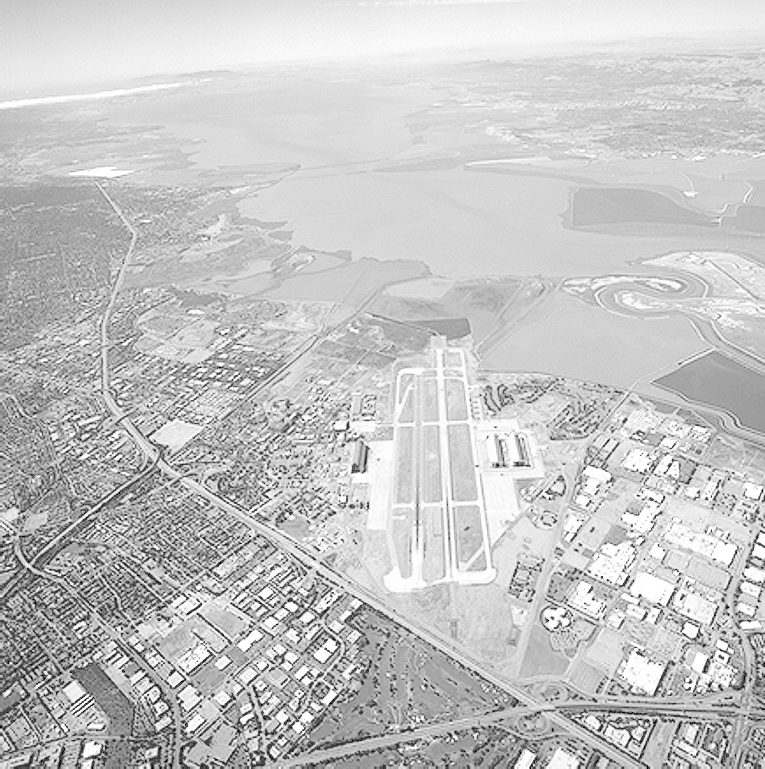
#> input picture images/runway.png, 765 x 769 px
$ jupyter execute q3.ipynb
#> lines starting #> are read from the running program, lines starting #| are printed output that depends on the picture
#> further down, im is the input picture: shape (769, 765); min 0, max 255, mean 197.1
[cell 1]
import numpy as np
import cv2 as cv
import matplotlib.pyplot as plt

def equalizeHistogram(image):
    hist, bins = np.histogram(image.flatten(), 256, [0, 256])
#> hist = 256 values, max 15137 at index 213, min 0 at index 1, mean 2298; bins = 257 values from 0 to 256

    cdf = hist.cumsum()
#> cdf = 256 values from 875 to 588285
    cdf_m = np.ma.masked_equal(cdf, 0)
    cdf_m = (cdf_m - cdf_m.min()) * 255 / (cdf_m.max() - cdf_m.min())
    cdf = np.ma.filled(cdf_m, 0).astype(np.uint8)
#> cdf = 256 values from 0 to 255

    return cdf[image]
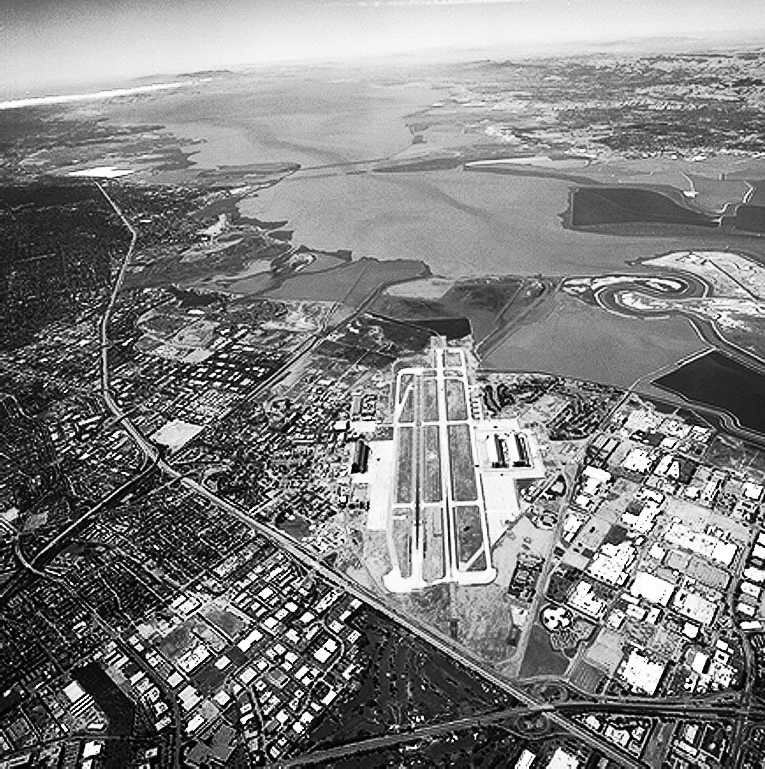
#> returned value: shape (769, 765); min 0, max 255, mean 128.2

im = cv.imread('images/runway.png', cv.IMREAD_GRAYSCALE)
assert im is not None, 'Image not found'

new_im = equalizeHistogram(im)

hist_im = cv.calcHist([im], [0], None, [256], [0, 256]).flatten()
#> hist_im has the same summary as hist in equalizeHistogram
hist_new_im = cv.calcHist([new_im], [0], None, [256], [0, 256]).flatten()
#> hist_new_im = 256 values, max 15137 at index 153, min 0 at index 3, mean 2298

fig, ax = plt.subplots(2, 2, figsize=(8, 6))

ax[0, 0].set_title('Histogram of Original (Runway)')
ax[0, 0].bar(range(256), hist_im, color='blue', alpha=0.7)

ax[0, 1].set_title('Histogram of Equalized (Custom Function)')
ax[0, 1].bar(range(256), hist_new_im, color='green', alpha=0.7)

ax[1, 0].set_title('Original Image')
ax[1, 0].imshow(im, cmap='gray', vmin=0, vmax=255)
ax[1, 0].axis('off')

ax[1, 1].set_title('Equalized Image')
ax[1, 1].imshow(new_im, cmap='gray', vmin=0, vmax=255)
ax[1, 1].axis('off')

plt.tight_layout()
plt.show()
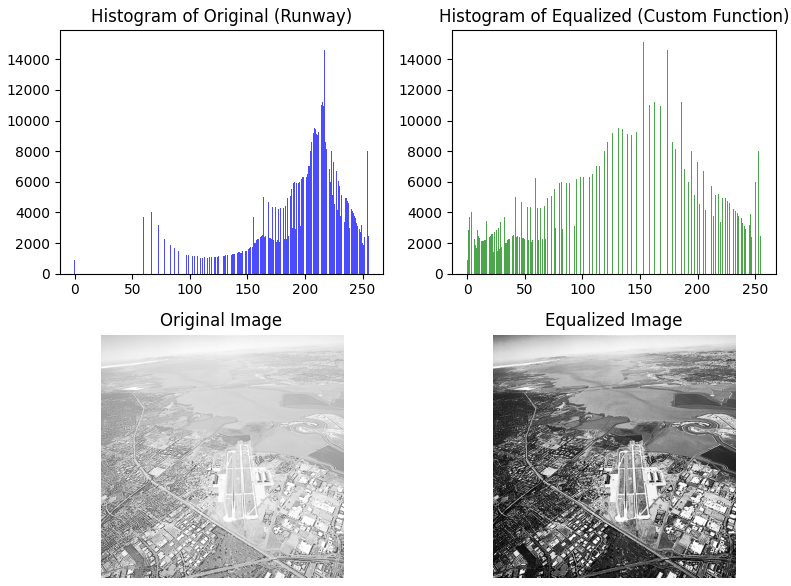
#> figure drawn by matplotlib, 4 panels; panel 1: tallest bar 15137 high, from x = 212.6 to 213.4; panel 2: tallest bar 15137 high, from x = 152.6 to 153.4
